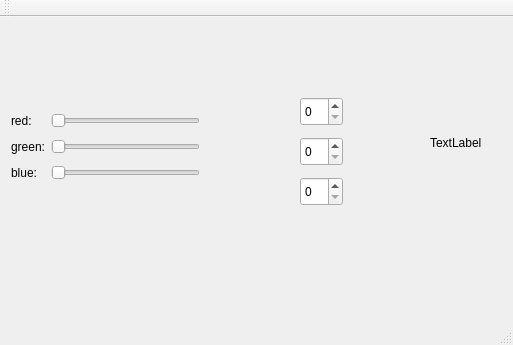
<?xml version="1.0" encoding="UTF-8"?>
<ui version="4.0">
 <class>MainWindow</class>
 <widget class="QMainWindow" name="MainWindow">
  <property name="geometry">
   <rect>
    <x>0</x>
    <y>0</y>
    <width>513</width>
    <height>345</height>
   </rect>
  </property>
  <property name="windowTitle">
   <string>MainWindow</string>
  </property>
  <widget class="QWidget" name="centralWidget">
   <widget class="QWidget" name="gridLayoutWidget">
    <property name="geometry">
     <rect>
      <x>0</x>
      <y>80</y>
      <width>211</width>
      <height>101</height>
     </rect>
    </property>
    <layout class="QGridLayout" name="gridLayout">
     <item row="1" column="1">
      <widget class="QSlider" name="horizontalSliderRed">
       <property name="orientation">
        <enum>Qt::Horizontal</enum>
       </property>
      </widget>
     </item>
     <item row="3" column="0">
      <widget class="QLabel" name="labelBlue">
       <property name="text">
        <string>blue:</string>
       </property>
      </widget>
     </item>
     <item row="1" column="0">
      <widget class="QLabel" name="labelRed">
       <property name="text">
        <string>red:</string>
       </property>
      </widget>
     </item>
     <item row="3" column="1">
      <widget class="QSlider" name="horizontalSliderBlue">
       <property name="orientation">
        <enum>Qt::Horizontal</enum>
       </property>
      </widget>
     </item>
     <item row="2" column="1">
      <widget class="QSlider" name="horizontalSliderGreen">
       <property name="orientation">
        <enum>Qt::Horizontal</enum>
       </property>
      </widget>
     </item>
     <item row="2" column="0">
      <widget class="QLabel" name="labelGreen">
       <property name="text">
        <string>green:</string>
       </property>
      </widget>
     </item>
    </layout>
   </widget>
   <widget class="QLabel" name="colorLabel">
    <property name="geometry">
     <rect>
      <x>430</x>
      <y>100</y>
      <width>62</width>
      <height>51</height>
     </rect>
    </property>
    <property name="text">
     <string>TextLabel</string>
    </property>
   </widget>
   <widget class="QSpinBox" name="spinBoxRed">
    <property name="geometry">
     <rect>
      <x>300</x>
      <y>80</y>
      <width>43</width>
      <height>29</height>
     </rect>
    </property>
   </widget>
   <widget class="QSpinBox" name="spinBoxGreen">
    <property name="geometry">
     <rect>
      <x>300</x>
      <y>120</y>
      <width>43</width>
      <height>29</height>
     </rect>
    </property>
   </widget>
   <widget class="QSpinBox" name="spinBoxBlue">
    <property name="geometry">
     <rect>
      <x>300</x>
      <y>160</y>
      <width>43</width>
      <height>29</height>
     </rect>
    </property>
   </widget>
  </widget>
  <widget class="QMenuBar" name="menuBar">
   <property name="geometry">
    <rect>
     <x>0</x>
     <y>0</y>
     <width>513</width>
     <height>25</height>
    </rect>
   </property>
  </widget>
  <widget class="QToolBar" name="mainToolBar">
   <attribute name="toolBarArea">
    <enum>TopToolBarArea</enum>
   </attribute>
   <attribute name="toolBarBreak">
    <bool>false</bool>
   </attribute>
  </widget>
  <widget class="QStatusBar" name="statusBar"/>
 </widget>
 <layoutdefault spacing="6" margin="11"/>
 <resources/>
 <connections>
  <connection>
   <sender>spinBoxRed</sender>
   <signal>valueChanged(int)</signal>
   <receiver>horizontalSliderRed</receiver>
   <slot>setValue(int)</slot>
   <hints>
    <hint type="sourcelabel">
     <x>321</x>
     <y>143</y>
    </hint>
    <hint type="destinationlabel">
     <x>176</x>
     <y>141</y>
    </hint>
   </hints>
  </connection>
  <connection>
   <sender>spinBoxGreen</sender>
   <signal>valueChanged(int)</signal>
   <receiver>horizontalSliderGreen</receiver>
   <slot>setValue(int)</slot>
   <hints>
    <hint type="sourcelabel">
     <x>316</x>
     <y>184</y>
    </hint>
    <hint type="destinationlabel">
     <x>159</x>
     <y>168</y>
    </hint>
   </hints>
  </connection>
  <connection>
   <sender>spinBoxBlue</sender>
   <signal>valueChanged(int)</signal>
   <receiver>horizontalSliderBlue</receiver>
   <slot>setValue(int)</slot>
   <hints>
    <hint type="sourcelabel">
     <x>310</x>
     <y>220</y>
    </hint>
    <hint type="destinationlabel">
     <x>163</x>
     <y>205</y>
    </hint>
   </hints>
  </connection>
  <connection>
   <sender>horizontalSliderRed</sender>
   <signal>valueChanged(int)</signal>
   <receiver>spinBoxRed</receiver>
   <slot>setValue(int)</slot>
   <hints>
    <hint type="sourcelabel">
     <x>96</x>
     <y>132</y>
    </hint>
    <hint type="destinationlabel">
     <x>316</x>
     <y>125</y>
    </hint>
   </hints>
  </connection>
  <connection>
   <sender>horizontalSliderGreen</sender>
   <signal>valueChanged(int)</signal>
   <receiver>spinBoxGreen</receiver>
   <slot>setValue(int)</slot>
   <hints>
    <hint type="sourcelabel">
     <x>122</x>
     <y>172</y>
    </hint>
    <hint type="destinationlabel">
     <x>316</x>
     <y>166</y>
    </hint>
   </hints>
  </connection>
  <connection>
   <sender>horizontalSliderBlue</sender>
   <signal>valueChanged(int)</signal>
   <receiver>spinBoxBlue</receiver>
   <slot>setValue(int)</slot>
   <hints>
    <hint type="sourcelabel">
     <x>142</x>
     <y>200</y>
    </hint>
    <hint type="destinationlabel">
     <x>308</x>
     <y>208</y>
    </hint>
   </hints>
  </connection>
 </connections>
</ui>
